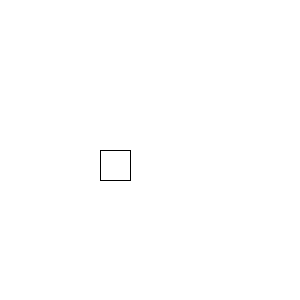
Frame 1 (no input)
Frame 60 (the mouse pressed at the canvas centre just before this capture): identical to frame 1, image omitted
Frame 120 (the mouse held since frame 60 and released just before this capture): identical to frame 1, image omitted

The Processing sketch that drew this single still picture (run headless with seeded random() and noise(); from frame 60 on, the mouse is pressed at the canvas centre):

// Processing sketch: introVar_2
// ── introVar_2.pde
int posicaoX = 100;
int posicaoY = 150;

void setup()
{
  size(300, 300);
  background(255);
}

void draw()
{
  //rect(100,      150,      30, 30);
  rect(posicaoX, posicaoY, 30, 30);
}
